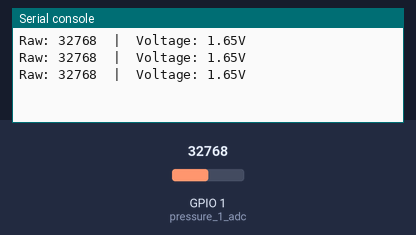
A program run on a simulated ESP32 board running MicroPython. Shown: the last lines printed to the serial console. The test bench sets the inputs (shaded band); at power-on: GPIO 1 (pressure_1_adc) = 32768 (analog values on the 0–65535 scale).

Above: at 1.2 s.
1.3 s: GPIO 1 (pressure_1_adc) set to 7864
At 1.9 s:
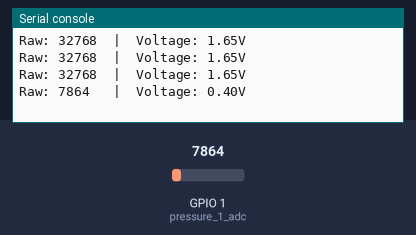
3.0 s: GPIO 1 (pressure_1_adc) set to 0
At 3.4 s:
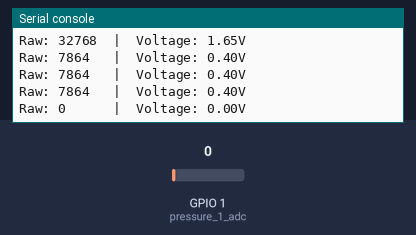

Measured:
- after the input at 1.3 s, the serial console: prints a new line after 0.20 s (image 1)
- after the input at 3.0 s, the serial console: prints a new line at once (image 2)

The program:

hardware_test.py
```python
from machine import Pin, ADC, PWM, I2C
import pinout
import time

pressure_1_adc = ADC(Pin(pinout.PRESSURE_PIN_1))
pressure_1_adc.atten(ADC.ATTN_11DB) # Set for 0-3.3V range
raw_val = pressure_1_adc.read_u16()

while True:
    # Read the 16-bit raw value (0-65535)
    raw_val = pressure_1_adc.read_u16()
    voltage = (raw_val / 65535) * 3.3
    print(f"Raw: {raw_val:<5}  |  Voltage: {voltage:.2f}V")
    time.sleep(0.5)
```

pinout.py
```python
# Motor Driver
MOTOR_PWM_PIN_FORWARD = 25
MOTOR_PWM_PIN_REVERSE = 26

# I2C
IMU_SDA_PIN = 21
IMU_SCL_PIN = 22

# Pressure Sensors
PRESSURE_PIN_1 = 1
PRESSURE_PIN_2 = 2
PRESSURE_PIN_3 = 3
PRESSURE_PIN_4 = 1

# Reset Button
RESET_BUTTON_PIN = 36
```
